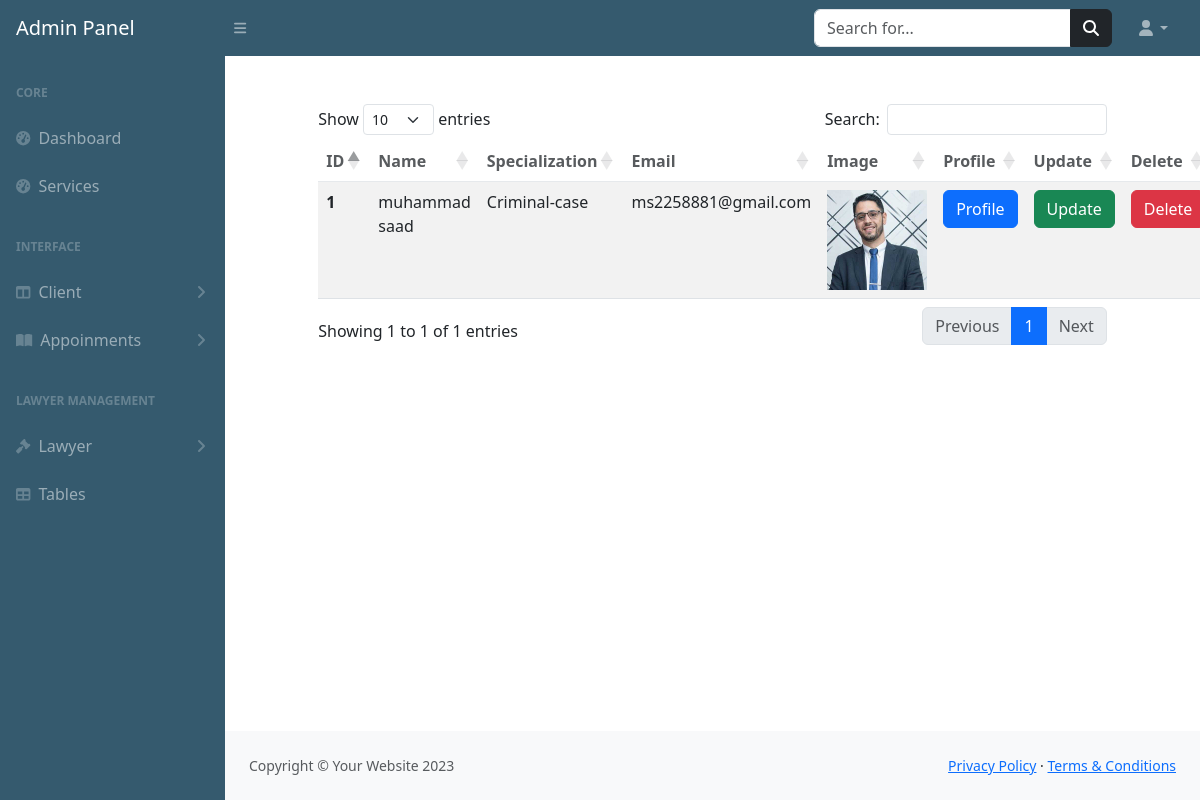
The page /admin-panel/viewlawyer.php on the database its author committed.
### tables this page shows
CREATE TABLE `lawyer` (
  `id` int(255) NOT NULL,
  `name` varchar(255) NOT NULL,
  `case` int(255) NOT NULL,
  `email` varchar(255) NOT NULL,
  `password` varchar(255) NOT NULL,
  `phone` int(255) NOT NULL,
  `experience` varchar(255) NOT NULL,
  `address` text NOT NULL,
  `image` varchar(255) NOT NULL
);

CREATE TABLE `cases` (
  `cid` int(255) NOT NULL,
  `case_name` varchar(255) NOT NULL
);

### admin-panel/viewlawyer.php (the view, shortened to what this page needs)
<?php
include("includes/header.php");
include("includes/topbar.php");
include("includes/sidebar.php");
include("../config.php");
$select="SELECT *FROM `lawyer` as l inner join `cases` as c on l.case = c.cid";
$query=mysqli_query($connection,$select);
if (mysqli_num_rows($query)>0) {
?>
<div class="container mt-5">
<div class="row justify-content-center">
    <div class="col-xl-10 col-lg-12 col-md-9">
    <table id="example" class="table table-striped" style="width:100%">
        <thead class="bg-warning p-2 text-dark bg-opacity-10" style="opacity: 75%;">
            <tr>
            <th scope="col">ID</th>
            <th scope="col">Name</th>
            <th scope="col">Specialization</th>
            <th scope="col">Email</th>
            <th scope="col">Image</th>
            <th scope="col">Profile</th>
            <th scope="col">Update</th>
            <th scope="col">Delete</th>
            </tr>
        </thead>
        <tbody>
            <?php
            while ($data=mysqli_fetch_assoc($query)) {
            ?>
            <tr>
            <th scope="row"><?php echo $data['id']?></th>
            <td><?php echo $data['name']?></td>
            <td><?php echo $data['case_name']?></td>
            <td><?php echo $data['email']?></td>
            <td><img src="<?php echo 'image/'. $data['image']?>" width="100px" height="100px" alt=""></td>
            <td ><a href="profilelawyer.php?id=<?php echo $data['id']?>" class="btn btn-primary">Profile</a></td>
            <td ><a href="update.php?id=<?php echo $data['id']?>" class="btn btn-success">Update</a></td>
            <td ><a href="deletelawyer.php?id=<?php echo $data['id']?>"  class="btn btn-danger">Delete</a></td>
        </tr>
       <?php
}
}
            ?>
        </tbody>
    </table>
    </div>
</div>
</div>
<?php
include("includes/footer.php");
?>
</body>
</html>

### rows shown on the page
lawyer: id "1", name "muhammad saad", case.case_name "Criminal-case", email "ms2258881@gmail.com", image (picture)
